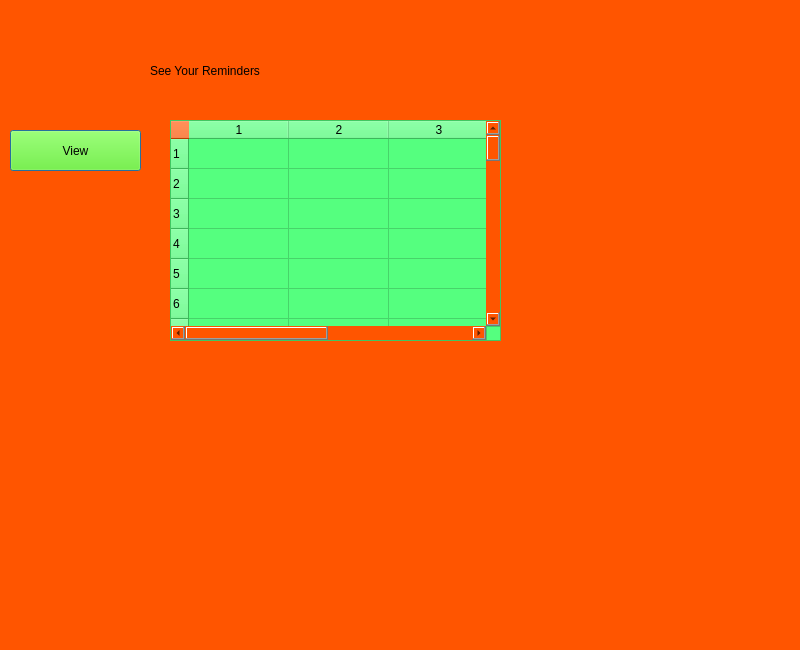
<?xml version="1.0" encoding="UTF-8"?>
<ui version="4.0">
 <class>Dialog</class>
 <widget class="QDialog" name="Dialog">
  <property name="geometry">
   <rect>
    <x>0</x>
    <y>0</y>
    <width>800</width>
    <height>650</height>
   </rect>
  </property>
  <property name="windowTitle">
   <string>Dialog</string>
  </property>
  <property name="styleSheet">
   <string notr="true">background-color: rgb(255, 85, 0);</string>
  </property>
  <property name="modal">
   <bool>false</bool>
  </property>
  <widget class="QTableWidget" name="tableWidget">
   <property name="geometry">
    <rect>
     <x>170</x>
     <y>120</y>
     <width>331</width>
     <height>221</height>
    </rect>
   </property>
   <property name="styleSheet">
    <string notr="true">background-color: rgb(85, 255, 127);</string>
   </property>
   <property name="rowCount">
    <number>50</number>
   </property>
   <property name="columnCount">
    <number>4</number>
   </property>
   <attribute name="horizontalHeaderHighlightSections">
    <bool>true</bool>
   </attribute>
   <attribute name="verticalHeaderVisible">
    <bool>true</bool>
   </attribute>
   <row/>
   <row/>
   <row/>
   <row/>
   <row/>
   <row/>
   <row/>
   <row/>
   <row/>
   <row/>
   <row/>
   <row/>
   <row/>
   <row/>
   <row/>
   <row/>
   <row/>
   <row/>
   <row/>
   <row/>
   <row/>
   <row/>
   <row/>
   <row/>
   <row/>
   <row/>
   <row/>
   <row/>
   <row/>
   <row/>
   <row/>
   <row/>
   <row/>
   <row/>
   <row/>
   <row/>
   <row/>
   <row/>
   <row/>
   <row/>
   <row/>
   <row/>
   <row/>
   <row/>
   <row/>
   <row/>
   <row/>
   <row/>
   <row/>
   <row/>
   <column/>
   <column/>
   <column/>
   <column/>
   <item row="0" column="0">
    <property name="text">
     <string/>
    </property>
   </item>
  </widget>
  <widget class="QPushButton" name="pushButton">
   <property name="geometry">
    <rect>
     <x>10</x>
     <y>130</y>
     <width>131</width>
     <height>41</height>
    </rect>
   </property>
   <property name="styleSheet">
    <string notr="true">background-color: rgb(85, 255, 0);
font: 75 18pt &quot;MS Shell Dlg 2&quot;;</string>
   </property>
   <property name="text">
    <string>View</string>
   </property>
  </widget>
  <widget class="QLabel" name="label_5">
   <property name="geometry">
    <rect>
     <x>150</x>
     <y>40</y>
     <width>541</width>
     <height>61</height>
    </rect>
   </property>
   <property name="styleSheet">
    <string notr="true">font: 75 24pt &quot;MS Shell Dlg 2&quot;;</string>
   </property>
   <property name="text">
    <string>See Your Reminders</string>
   </property>
  </widget>
 </widget>
 <resources/>
 <connections/>
</ui>
